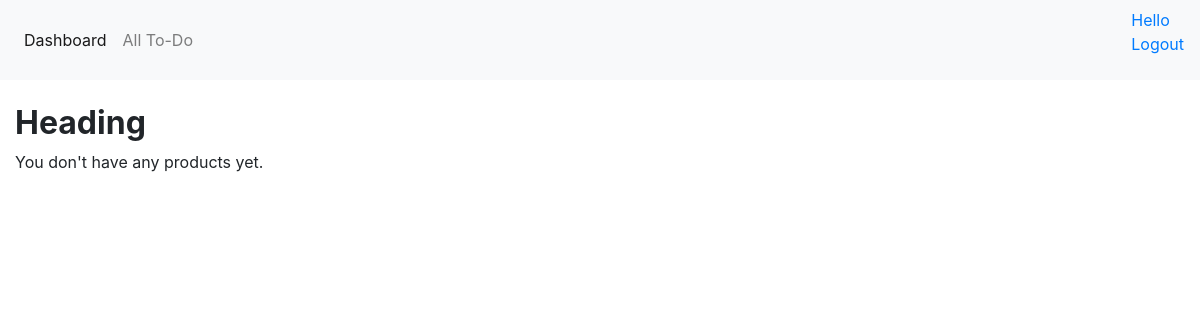
The app's page / (signed in), older data.
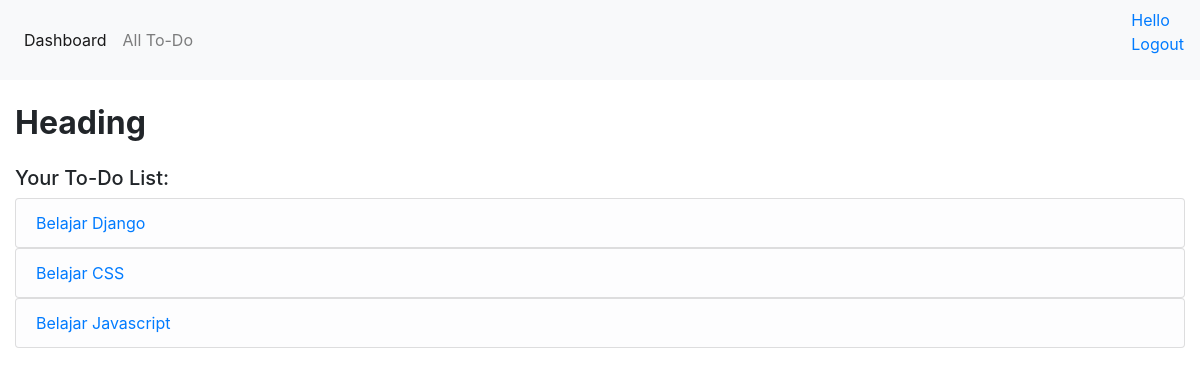
The same page, newer data.
### todoapp/models.py (models this page shows, shortened)
class Todo(models.Model):
    STATUSES = (
        (0, 'Completed'),
        (1, 'Not Completed'),
    )
    title = models.CharField(max_length=100)
    deadline = models.DateTimeField(default=timezone.now)
    description = models.TextField(max_length=500)
    status = models.PositiveSmallIntegerField(choices=STATUSES, default=0)
    user = User()

### todoapp/views.py (the view)
# urls.py: path('', views.HomeView.as_view(), name='home'),
class HomeView(LoginRequiredMixin, ListView):
    model = Todo
    template_name = 'dashboard.html'

### templates/dashboard.html (shortened to what this page needs)
{% extends 'base.html' %}
{% block content %}
    <h2><b>Heading</b></h2>
    {% if object_list %}
    <div class="mt-4">
        <h5>Your To-Do List:</h5>
        {% for obj in object_list %}
        <div>
            <ul class="list-group">
                <li class="list-group-item list-group-item-light"><a href="{% url 'todo-detail' obj.id %}">{{obj.title}}</a></li>
            </ul>
        </div>
        {% endfor %}
    </div>
    {% else %}
    <div class="row">
        <div class="col">
            <p>You don't have any products yet.</p>
        </div>
    </div>
    {% endif %}
{% endblock content %}

Row changes from the older to the newer data that the page shows:
added Todo: title "Belajar Django"
added Todo: title "Belajar CSS"
added Todo: title "Belajar Javascript"
Text that changed along with them:
text no longer shown: "You don't have any products yet."
text now shown: "Your To-Do List:"
